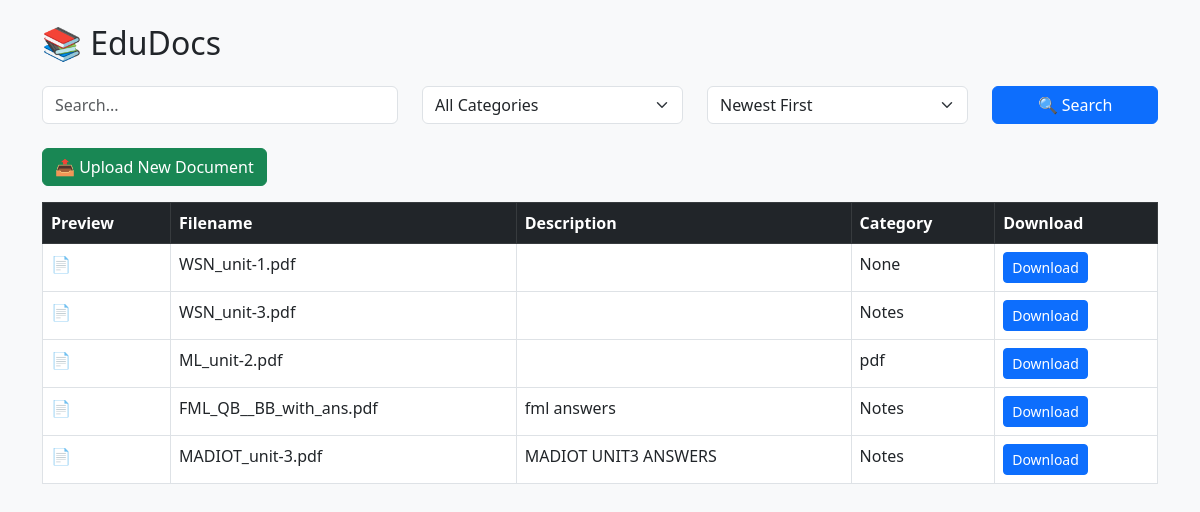
The page / on the database its author committed.
### tables this page shows
CREATE TABLE documents (
                        id INTEGER PRIMARY KEY AUTOINCREMENT,
                        filename TEXT,
                        description TEXT, category TEXT);

### app.py (the view)
@app.route('/')
def index():
    query = request.args.get('q')
    with sqlite3.connect("edudocs.db") as con:
        if query:
            docs = con.execute("SELECT filename, description, category FROM documents WHERE filename LIKE ? OR description LIKE ? OR category LIKE ?",
                               ('%'+query+'%', '%'+query+'%', '%'+query+'%')).fetchall()
        else:
            docs = con.execute("SELECT filename, description, category FROM documents").fetchall()
    return render_template("index.html", documents=docs, query=query)

### templates/index.html (shortened to what this page needs)
<!DOCTYPE html>
<html>
<head>
    <link href="https://cdn.jsdelivr.net/npm/bootstrap@5.3.0/dist/css/bootstrap.min.css" rel="stylesheet">
</head>
<body class="bg-light">
    <div class="container py-4">
        <div class="d-flex justify-content-between align-items-center mb-3">
            <h2>📚 EduDocs</h2>
        </div>
        <form method="GET" action="/" class="row mb-4">
            <div class="col-md-4">
                <input type="text" name="q" class="form-control" placeholder="Search..." value="{{ query or '' }}">
            </div>
            <div class="col-md-3">
                <select name="category" class="form-select">
                    <option value="">All Categories</option>
                </select>
            </div>
            <div class="col-md-3">
                <select name="sort" class="form-select">
                    <option value="new">Newest First</option>
                </select>
            </div>
            <div class="col-md-2">
                <button type="submit" class="btn btn-primary w-100">🔍 Search</button>
            </div>
        </form>
        <a href="/upload" class="btn btn-success mb-3">📤 Upload New Document</a>
        <div class="table-responsive">
            <table class="table table-bordered table-hover bg-white">
                <thead class="table-dark">
                    <tr>
                        <th>Preview</th>
                        <th>Filename</th>
                        <th>Description</th>
                        <th>Category</th>
                        <th>Download</th>
                    </tr>
                </thead>
                <tbody>
                    {% for doc in documents %}
                    <tr>
                        <td>
                            {% if doc[0].endswith('.jpg') or doc[0].endswith('.png') %}
                                <img src="{{ url_for('uploaded_file', filename=doc[0]) }}" class="preview-img">
                            {% elif doc[0].endswith('.mp4') or doc[0].endswith('.webm') %}
                                <video src="{{ url_for('uploaded_file', filename=doc[0]) }}" controls class="preview-video"></video>
                            {% else %}
                                📄
                            {% endif %}
                        </td>
                        <td>{{ doc[0] }}</td>
                        <td>{{ doc[1] }}</td>
                        <td>{{ doc[2] }}</td>
                        <td><a href="{{ url_for('uploaded_file', filename=doc[0]) }}" class="btn btn-sm btn-primary">Download</a></td>
                    </tr>
                    {% endfor %}
                </tbody>
            </table>
        </div>
    </div>
</body>
</html>

### rows shown on the page
documents: filename "WSN_unit-1.pdf", doc "None"
documents: filename "WSN_unit-3.pdf", category "Notes"
documents: filename "ML_unit-2.pdf", category "pdf"
documents: filename "FML_QB__BB_with_ans.pdf", description "fml answers", category "Notes"
documents: filename "MADIOT_unit-3.pdf", description "MADIOT UNIT3 ANSWERS", category "Notes"
